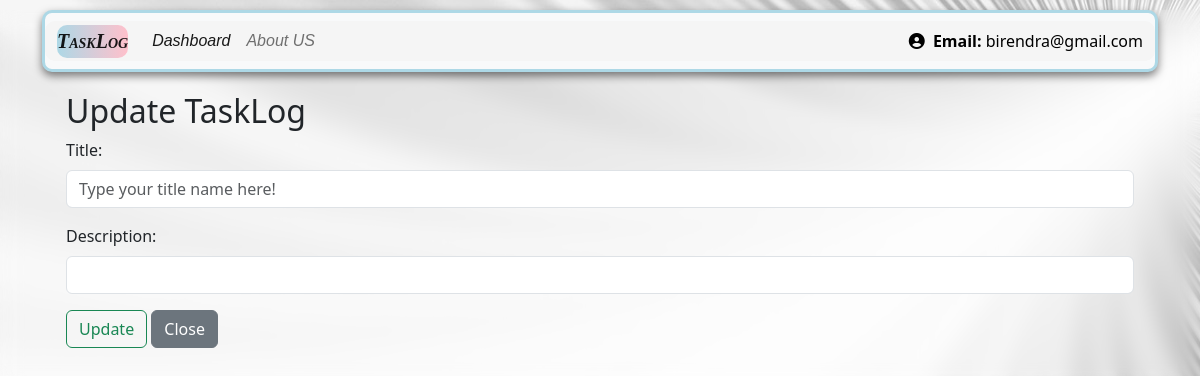
The app's page /update_tasklog/5 (signed in), older data.
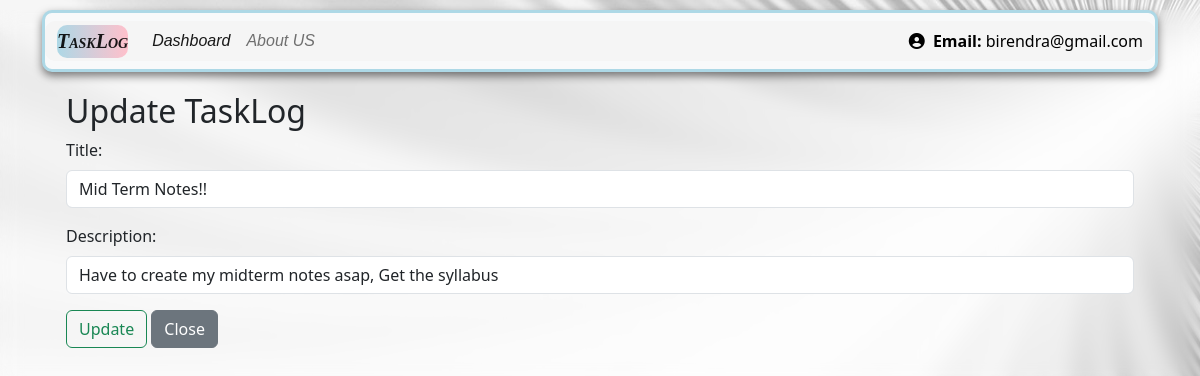
The same page, newer data.
### app.py (models this page shows, shortened)
class Task_log(db.Model):
    __tablename__ = 'TaskLog'
    task_id = db.Column(db.Integer, primary_key=True)
    user_id = db.Column(db.Integer, db.ForeignKey(
        'user_register.user_id'), nullable=False)
    title = db.Column(db.String(200), nullable=False)
    description = db.Column(db.String(700), nullable=False)
    task_created = db.Column(db.DateTime, default=datetime.utcnow)
    status = db.Column(db.String(50), default="Pending")
    categories = db.relationship(
        'task_catagories', backref='task', cascade="delete",  lazy=True)

### app.py (the view, shortened to what this page needs)
@app.route('/update_tasklog/<int:task_id>', methods=['GET', 'POST'])
@login_required
def updatetasklog(task_id):
    task_todo = Task_log.query.filter_by(task_id=task_id).first()
    category = request.args.get('category', '')
    return render_template('updatetasklog.html', task_todo=task_todo)

### app.py (called while the page is built)
@login_manager.user_loader
def load_user(user_id):
    return user_register.query.get(int(user_id))

def login_required(f):
    @wraps(f)
    def decorated_function(*args, **kwargs):
        if 'user_id' not in session and not current_user.is_authenticated:
            return redirect(url_for('user_login'))  # Correct endpoint name
        return f(*args, **kwargs)
    return decorated_function

### templates/updatetasklog.html (shortened to what this page needs)
{% extends "base.html" %}
{% block body %}
<div class ="container my-3" >
    <h2> Update TaskLog</h2>
    <form action ="/update_tasklog/{{task_todo.task_id}}" method = "POST">
    <div class="mb-3">
        <label for="title" class="form-label">Title: </label>
        <input type="text" class="form-control" name="title" id="title" value ="{{task_todo.title}}" placeholder="Type your title name here!">
      </div>
      <div class="mb-3">
        <label for="desc" class="form-label">Description: </label>
        <input type = "textarea" class="form-control" value= "{{task_todo.description}}" name= "description" id="description"  rows="3"></textarea>
      </div>
      <button type="submit" class="btn btn-outline-success"> Update</button>
      <a href ="/dashboard" class="btn btn-secondary">Close</a>
    </form>
  </div>
  <br>
{% endblock body %}

Row changes from the older to the newer data that the page shows:
added Task_log: title "Mid Term Notes!!", description "Have to create my midterm notes asap, Get the syllabus"
